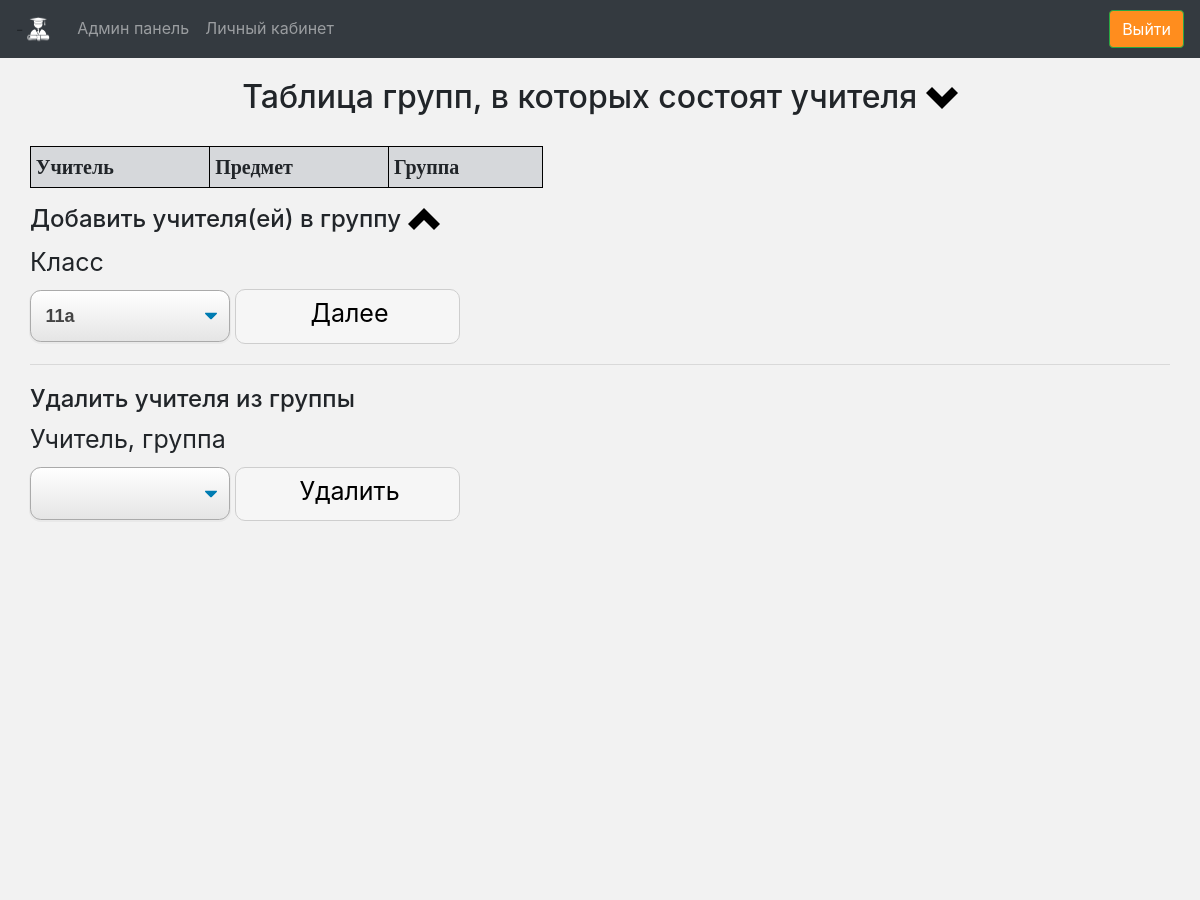
The page /add_teachergroup (signed in, upper part) on the database as committed earlier.
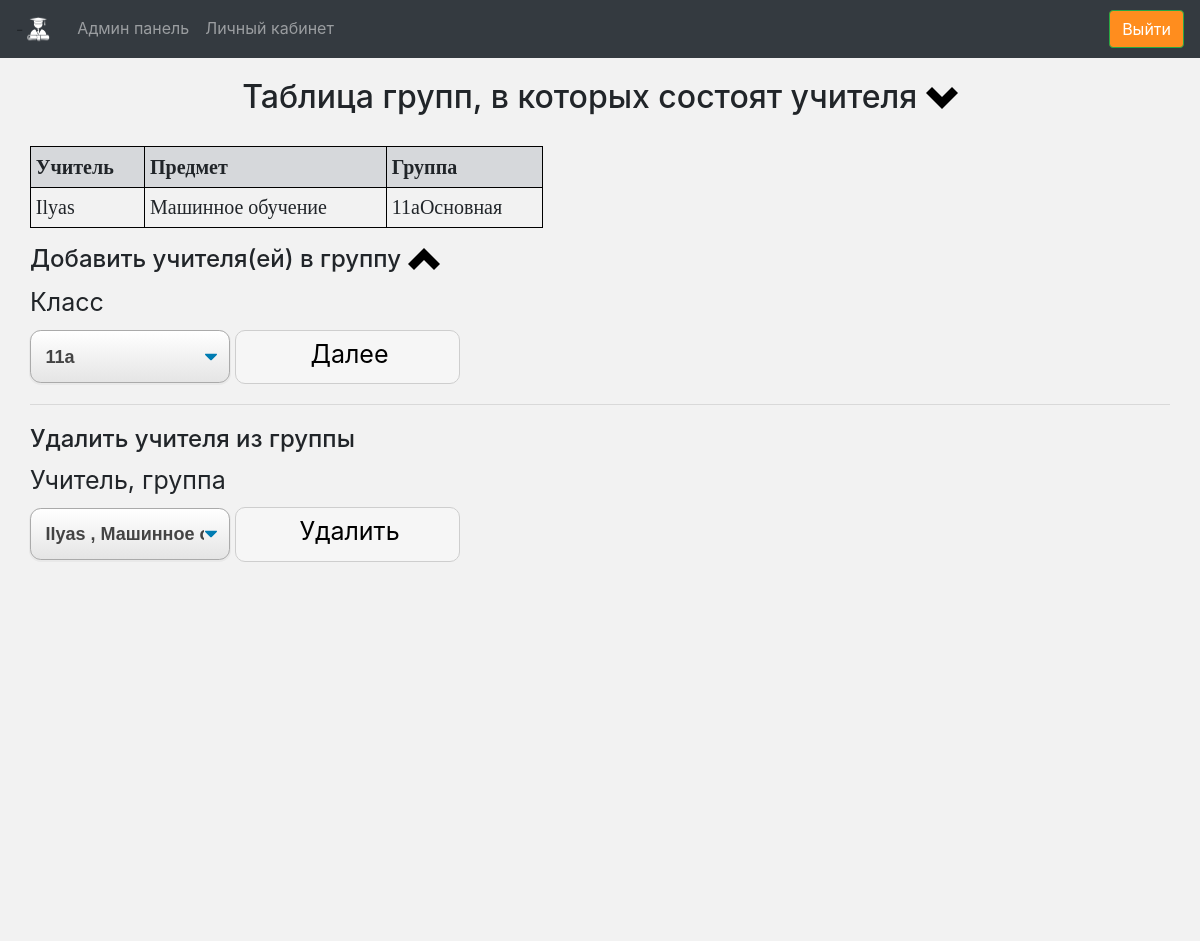
The same page on the database as committed later.
### app/models.py (models this page shows, shortened)
class Teachers(db.Model):
    id = db.Column(db.Integer, primary_key=True)
    school_id = db.Column(db.Integer, db.ForeignKey(School.id))
    subject = db.Column(db.String(120))
    name = db.Column(db.String(120))
    surname = db.Column(db.String(120))
    patronymic = db.Column(db.String(120))
    sex = db.Column(db.String(120))
    email = db.Column(db.String(120))

class Groups(db.Model):
    id = db.Column(db.Integer, primary_key=True)
    class_id = db.Column(db.Integer, db.ForeignKey(Classes.id))
    name = db.Column(db.String(120))

### app/routes.py (the view)
@app.route("/add_teachergroup", methods=["GET", "POST"])
@login_required
def add_teacher_to_group():
    if current_user.super_admin:
        form = SelectForm()
        form.class_list.choices = dbFunc.class_list_form()
        form.group_list.choices = dbFunc.teachergroup_list_form()
        if form.submit2.data:
            return redirect(url_for("add_teacher_to_group2", class_id=form.class_list.data))
        if form.submit.data:
            a = form.group_list.data
            a = a.split(" ")
            dbFunc.delete_teacher_from_group(a[1], a[0])
            return redirect(url_for("add_teacher_to_group"))
        return render_template("teacher_to_group.html", form=form, rows=dbFunc.teachergroup_list_form())
    elif current_user.admin:
        form = SelectForm()
        form.class_list.choices = dbFunc.class_list_form_admin(dbFunc.get_school_id(current_user.id))
        form.group_list.choices = dbFunc.teachergroup_list_form_admin(dbFunc.get_school_id(current_user.id))
        if form.submit2.data:
            return redirect(url_for("add_teacher_to_group2", class_id=form.class_list.data))
        if form.submit.data:
            a = form.group_list.data
            a = a.split(" ")
            dbFunc.delete_teacher_from_group(a[1], a[0])
            return redirect(url_for("add_teacher_to_group"))
        return render_template("teacher_to_group.html", form=form,
                               rows=dbFunc.teachergroup_list_form_admin(dbFunc.get_school_id(current_user.id)))
    else:
        return redirect(url_for("index"))

### app/dbFunc.py (called while the page is built)
def get_school_id(u_id):
    a = db.session.query(Admin).filter_by(id_user=u_id).all()
    return a[0].school_id

def class_list_form_admin(s_id):
    a = db.session.query(Classes).filter_by(id_school=s_id).all()
    cl_list = []
    for i in a:
        cl_list.append((i.id, str(i.name)))
    return cl_list

def teachergroup_list_form_admin(s_id):
    a = db.session.query(TeachersGroup).all()
    gr_list = []
    for i in a:
        teacher = db.session.query(Teachers).filter_by(id=i.id_teacher).all()
        if teacher[0].school_id == s_id:
            teacher_id = teacher[0].id
            teacher = str(teacher[0].name) + " " + str(teacher[0].surname) + ", " + str(teacher[0].subject)
            group_name = db.session.query(Groups).filter_by(id=i.id_group).all()
            group_name = group_name[0].name
            gr_list.append((str(i.id_group) + " " + str(teacher_id), teacher + ", " + group_name))
    return gr_list

### app/models.py (called while the page is built)
@login.user_loader
def load_user(id):
    return User.query.get(int(id))

### app/templates/teacher_to_group.html (shortened to what this page needs)
{% extends "base.html" %}
{% block content %}
<div class="page-wrapper">
    <h2>Таблица групп, в которых состоят учителя
        <a  href="#anchor7">
            <span data-toggle="tooltip"
                  data-placement="top" title="Прокрутить в конец таблицы">
                <img src="static/chevron-bottom-8x.png" style="width: 32px; height: 32px;"></img>
            </span>
        </a></h2>
    <table class="list-from-db table table-striped table-sm" cellpadding="2" style="font-size : 20px; font-family : Tahoma; width: 45%;">
                <tr class="table-secondary">
                    <th>Учитель</th>
                    <th>Предмет</th>
                    <th>Группа</th>
                </tr>
                 {%for row in rows%}
                    <tr>
                    {% set row = row[1] %}
                    {% set row = row.split(',') %}
                    {%for word in row%}
                        <td>{{word}}</td>
                    {%endfor%}
                    </tr>
                {%endfor%}
            </table>
    <div class="school2">
        <form action="" method="post" novalidate>
            <h4>Добавить учителя(ей) в группу
                <a  href="#anchor16">
                <span data-toggle="tooltip"
                      data-placement="top" title="Прокрутить в начало таблицы">
                    <img src="static/chevron-top-8x.png" style="width: 32px; height: 32px;"></img>
                </span>
                </a>
            </h4>
            <label style="font-size: 25px">Класс</label>
            <p>{{form.class_list(class="selecttt")}} {{ form.submit2(value="Далее") }}</p>
            <hr style="margin-bottom:20px; margin-top:20px">
            <h4>Удалить учителя из группы</h4>
            <label style="font-size: 25px">Учитель, группа</label>
            <p>{{form.group_list(class="selecttt")}} {{ form.submit(value="Удалить") }}</p>
        </form>
    </div>
{% endblock %}
{% block footer %}<p>
&#8291;</p><p>
&#8291;</p><p>
&#8291;</p><p>
&#8291;</p><p>
&#8291;</p><p>
&#8291;</p><p>
&#8291;</p><p>
&#8291;</p><p>
&#8291;</p>
{%endblock%}

Rows that differ between the two databases and show on the page:
added Teachers: name "Ilyas", subject "Машинное обучение"
now on this page (row unchanged): Groups: name "11aОсновная"
Other text that changed with them:
form field group_list: (not shown) → "Ilyas , Машинное обучение, 11aОсновная"
